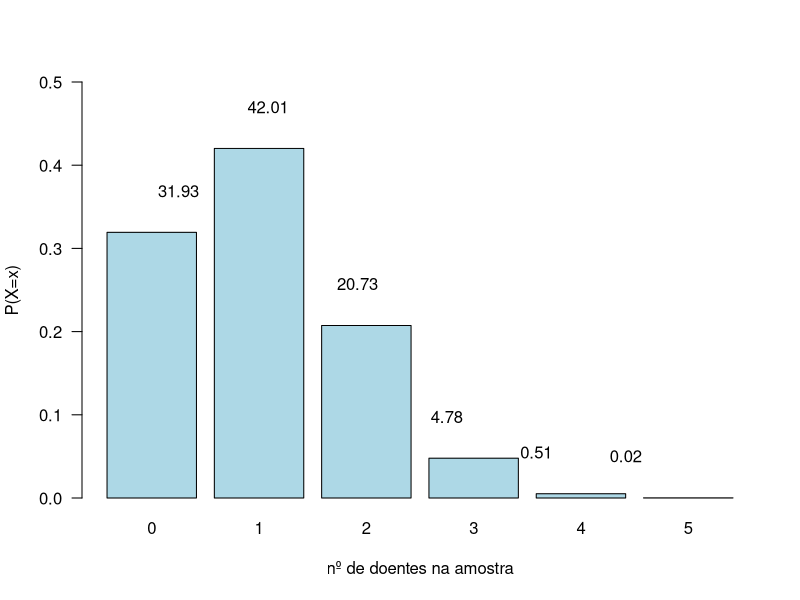

Write R code to recreate this figure.
## ---- chunk 1
options(htmltools.dir.version = FALSE)
knitr::opts_chunk$set(echo = FALSE, fig.align = "center")
## ---- chunk 2
X=c(3,0,5,9,7)
Y=c(2,3,9,1,2)
sum(X*Y)
## ---- chunk 3
knitr::include_graphics("https://arpanosso.github.io/estatinfo/slides/img/somarproduto_excel.png")
## ---- chunk 4
knitr::include_graphics("https://arpanosso.github.io/estatinfo/slides/img/caixa_permuta.png")
## ---- chunk 5
knitr::include_graphics("https://arpanosso.github.io/estatinfo/slides/img/caixa_arranjo.png")
## ---- chunk 6
knitr::include_graphics("https://arpanosso.github.io/estatinfo/slides/img/caixa_combin.png")
## ---- chunk 7
N = 100 # número total de elementos
M = 20 # número total de elementos de interesse (doentes)
r = 5 # tamamho da amostra
x=0:r # os possiveis valores de doentes na amostra
px<-dhyper(x,M,N-M,r) # função que faz a distribuição hipergeométrica
barplot(px,names=x,col="lightblue",las=1,ylim=c(0,0.5),
        xlab="nº de doentes na amostra",ylab="P(X=x)")
text(1:length(x),px+.05,round(px*100,2))
## ---- chunk 8
tibble::tibble(x,px)
## ---- chunk 9
knitr::include_graphics("https://arpanosso.github.io/estatinfo/slides/img/distri_hyper.png")
